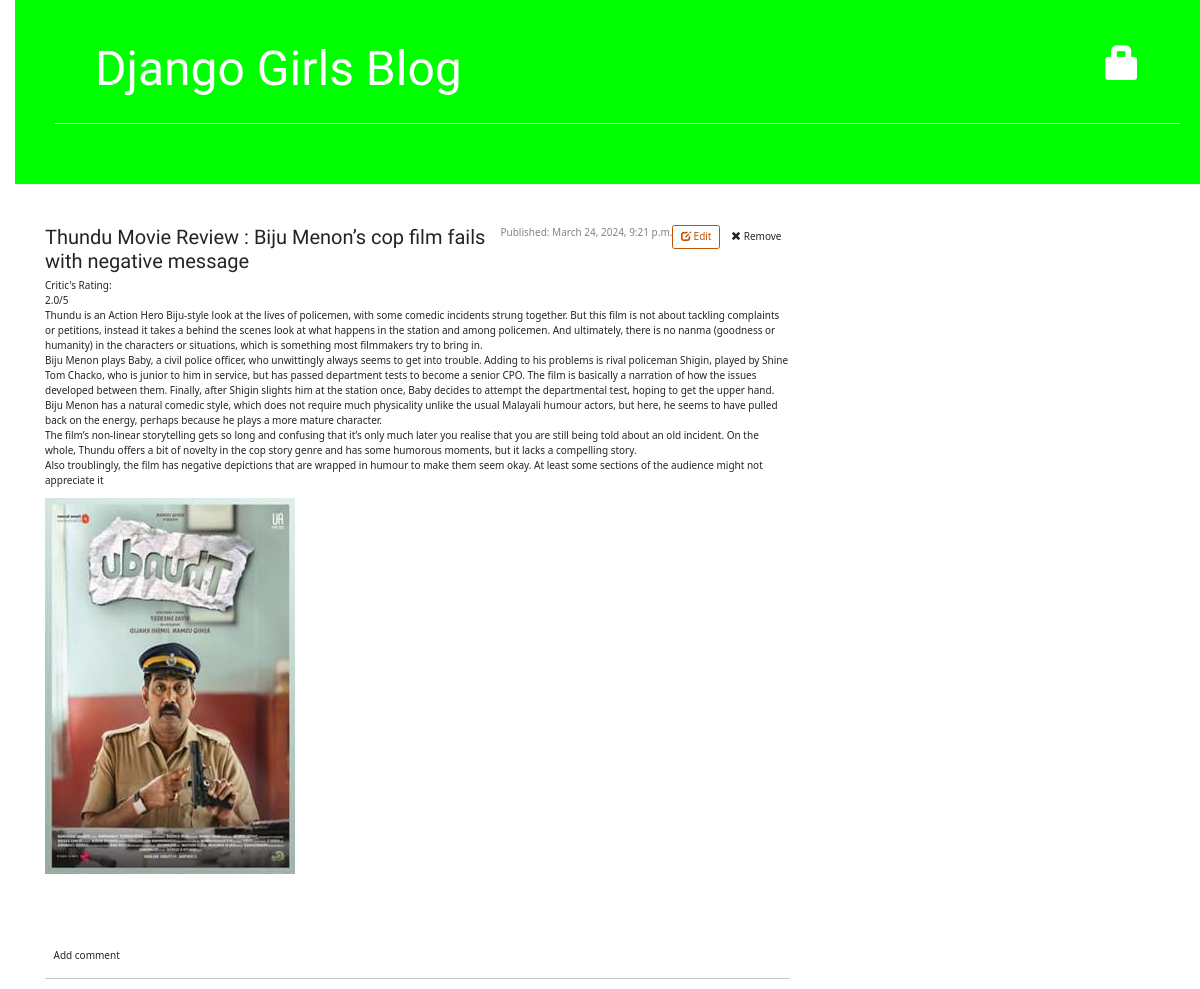
Screenshot of /post/42/ with the database file from the repository.
### blog/models.py (models this page shows, shortened)
class Post(models.Model):
    author = models.ForeignKey(settings.AUTH_USER_MODEL, on_delete=models.CASCADE)
    title = models.CharField(max_length=200)
    text = models.TextField()
    created_date = models.DateTimeField(default=timezone.now)
    published_date = models.DateTimeField(blank=True, null=True)
    image = models.ImageField(upload_to='post/', blank=True, null=True)  # Add this line

### blog/views.py (the view)
# urls.py: path('post/<int:pk>/', post_detail, name='post_detail'),
def post_detail(request, pk):
    post = get_object_or_404(Post, pk=pk)
    return render(request, 'blog/post_detail.html', {'post': post})

### blog/templates/blog/post_detail.html (shortened to what this page needs)
{% extends 'blog/base.html' %}
{% block content %}
    <article class="post">
        <aside class="actions">
            <a class="btn btn-secondary" href="{% url 'post_edit' pk=post.pk %}">
                <span class="glyphicon glyphicon-edit"></span> Edit
            </a>
            <a class="btn btn-default" href="{% url 'post_remove' pk=post.pk %}">
                <span class="glyphicon glyphicon-remove"></span> Remove
            </a>
        </aside>
        {% if post.published_date %}
            <div class="date">
                Published: {{ post.published_date }}
            </div>
        {% else %}
            <a class="btn btn-default" href="{% url 'post_publish' pk=post.pk %}">Publish</a>
        {% endif %}
        <h2>{{ post.title }}</h2>
        <p>{{ post.text|linebreaksbr }}</p>
        {% if post.image %}
            <img src="{{ post.image.url }}" alt="Post Image">
        {% endif %}
    </article>
    <a class="btn btn-default" href="{% url 'add_comment_to_post' pk=post.pk %}">Add comment</a>
    <hr>
{% endblock %}

### blog/static/css/blog.css (style rules this page uses)
body { padding-left: 15px; }
h1, h2, h3, h4 { font-family: 'Lobster', cursive; }
.date { color: #828282; }
.post { margin-bottom: 70px; }
.post > .date, .post > .actions { float: right; }
.btn-secondary, .btn-secondary:visited { color: #C25100; background: none; border-color: #C25100; }

### rows the page displays
Post: published_date "March 24, 2024, 9:21 p.m.", title "Thundu Movie Review : Biju Menon’s cop film fails with negative message", text "Critic's Rating: 2.0/5 Thundu is an Action Hero Biju-style look at the lives of policemen, with some comedic incidents strung together. But this film is not about tackling complaints or petitions, instead it takes a behind the scenes look at what happens in the station and among policemen. And ultimately, there is no nanma (goodness or humanity) in the characters or situations, which is something most filmmakers try to bring in. Biju Menon plays Baby, a civil police officer, who unwittingly always seems to get into trouble. Adding to his problems is rival policeman Shigin, played by Shine Tom Chacko, who is junior to him in service, but has passed department tests to become a senior CPO.…", image (picture)
